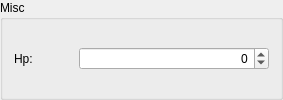
                <widget class="QGroupBox" name="EntityMiscBox">
                 <property name="title">
                  <string>Misc</string>
                 </property>
                 <layout class="QVBoxLayout" name="verticalLayout_13">
                  <item>
                   <widget class="QWidget" name="Hp" native="true">
                    <layout class="QHBoxLayout" name="imgcols_15">
                     <property name="margin">
                      <number>0</number>
                     </property>
                     <item>
                      <widget class="QLabel" name="label_44">
                       <property name="text">
                        <string>Hp:</string>
                       </property>
                      </widget>
                     </item>
                     <item>
                      <spacer name="horizontalSpacer_42">
                       <property name="orientation">
                        <enum>Qt::Horizontal</enum>
                       </property>
                       <property name="sizeHint" stdset="0">
                        <size>
                         <width>40</width>
                         <height>20</height>
                        </size>
                       </property>
                      </spacer>
                     </item>
                     <item>
                      <widget class="QSpinBox" name="spinBox_18">
                       <property name="sizePolicy">
                        <sizepolicy hsizetype="Maximum" vsizetype="Fixed">
                         <horstretch>0</horstretch>
                         <verstretch>0</verstretch>
                        </sizepolicy>
                       </property>
                       <property name="minimumSize">
                        <size>
                         <width>190</width>
                         <height>0</height>
                        </size>
                       </property>
                       <property name="alignment">
                        <set>Qt::AlignRight|Qt::AlignTrailing|Qt::AlignVCenter</set>
                       </property>
                       <property name="minimum">
                        <number>-999999999</number>
                       </property>
                       <property name="maximum">
                        <number>999999999</number>
                       </property>
                      </widget>
                     </item>
                    </layout>
                   </widget>
                  </item>
                 </layout>
                </widget>
